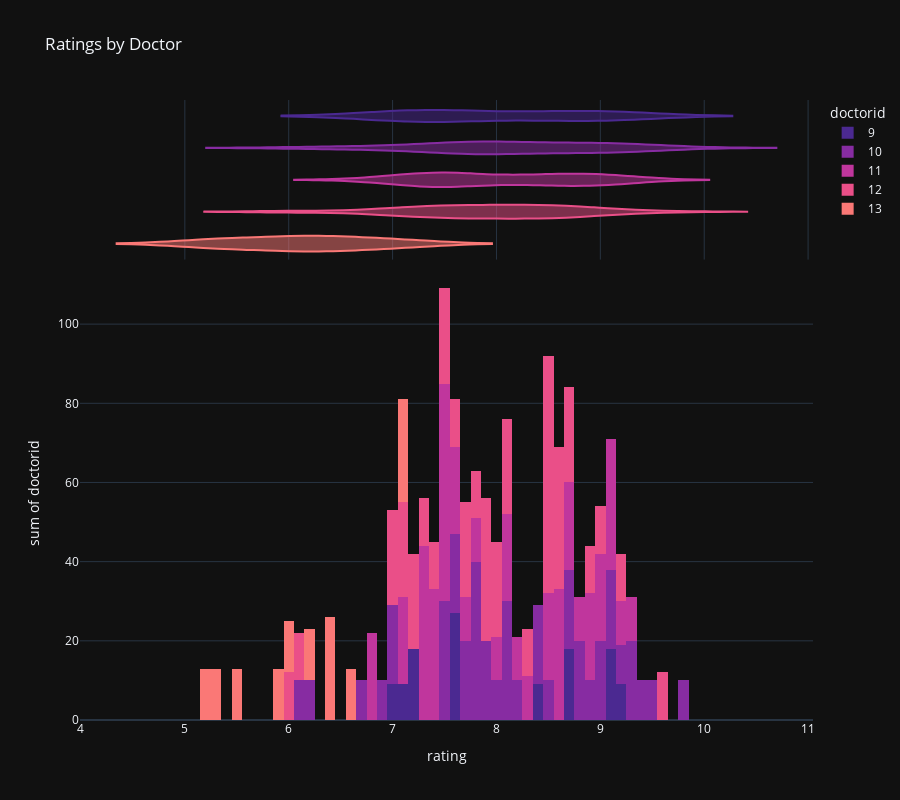

Notebook code for this chart:
### Code cell
fig = px.histogram(df.sort_values(['doctorid']), 
    x='rating', 
    y='doctorid',
    color='doctorid',
    title='Ratings by Doctor',
    marginal='violin',
    nbins=75,
    color_discrete_sequence=theme_sequential)

format_and_show_tall(fig)

### Figure 1 — Plotly figure (JSON) as saved in the notebook; plotly's stock layout.template omitted (floating-point values rounded to 4 significant figures)
{"data": [{"alignmentgroup": "True", "bingroup": "x", "histfunc": "sum", "hovertemplate": "doctorid=9<br>rating=%{x}<br>sum of doctorid=%{y}<extra></extra>", "legendgroup": "9", "marker": {"color": "rgb(75, 41, 145)", "pattern": {"shape": ""}}, "name": "9", "nbinsx": 75, "offsetgroup": "9", "orientation": "v", "showlegend": true, "type": "histogram", "x": [7.6, 9.1, 8.7, 9.1, 9.2, 8.4, 7.2, 8.7, 7.1, 7, 7.6, 7.6, 7.2], "xaxis": "x", "y": [9, 9, 9, 9, 9, 9, 9, 9, 9, 9, 9, 9, 9], "yaxis": "y"}, {"alignmentgroup": "True", "hovertemplate": "doctorid=9<br>rating=%{x}<extra></extra>", "legendgroup": "9", "marker": {"color": "rgb(75, 41, 145)"}, "name": "9", "offsetgroup": "9", "scalegroup": "x", "showlegend": false, "type": "violin", "x": [7.6, 9.1, 8.7, 9.1, 9.2, 8.4, 7.2, 8.7, 7.1, 7, 7.6, 7.6, 7.2], "xaxis": "x2", "yaxis": "y2"}, {"alignmentgroup": "True", "bingroup": "x", "histfunc": "sum", "hovertemplate": "doctorid=10<br>rating=%{x}<br>sum of doctorid=%{y}<extra></extra>", "legendgroup": "10", "marker": {"color": "rgb(135, 44, 162)", "pattern": {"shape": ""}}, "name": "10", "nbinsx": 75, "offsetgroup": "10", "orientation": "v", "showlegend": true, "type": "histogram", "x": [8.1, 9.2, 8.8, 8.7, 8.4, 7.7, 7.8, 8.1, 7.5, 9, 7.7, 7.8, 9.4, 9.5, 9, 8.9, 9.1, 9.1, 7.6, 7.5, 9.8, 7, 6.7, 7.5, 7.9, 8.4, 9.3, 7.8, 7.9, 6.9, 8.7, 8.8, 8.2, 6.1, 6.2, 8.1, 7.8, 7, 7.6, 9.3, 8.5, 8], "xaxis": "x", "y": [10, 10, 10, 10, 10, 10, 10, 10, 10, 10, 10, 10, 10, 10, 10, 10, 10, 10, 10, 10, 10, 10, 10, 10, 10, 10, 10, 10, 10, 10, 10, 10, 10, 10, 10, 10, 10, 10, 10, 10, 10, 10], "yaxis": "y"}, {"alignmentgroup": "True", "hovertemplate": "doctorid=10<br>rating=%{x}<extra></extra>", "legendgroup": "10", "marker": {"color": "rgb(135, 44, 162)"}, "name": "10", "offsetgroup": "10", "scalegroup": "x", "showlegend": false, "type": "violin", "x": [8.1, 9.2, 8.8, 8.7, 8.4, 7.7, 7.8, 8.1, 7.5, 9, 7.7, 7.8, 9.4, 9.5, 9, 8.9, 9.1, 9.1, 7.6, 7.5, 9.8, 7, 6.7, 7.5, 7.9, 8.4, 9.3, 7.8, 7.9, 6.9, 8.7, 8.8, 8.2, 6.1, 6.2, 8.1, 7.8, 7, 7.6, 9.3, 8.5, 8], "xaxis": "x2", "yaxis": "y2"}, {"alignmentgroup": "True", "bingroup": "x", "histfunc": "sum", "hovertemplate": "doctorid=11<br>rating=%{x}<br>sum of doctorid=%{y}<extra></extra>", "legendgroup": "11", "marker": {"color": "rgb(192, 54, 157)", "pattern": {"shape": ""}}, "name": "11", "nbinsx": 75, "offsetgroup": "11", "orientation": "v", "showlegend": true, "type": "histogram", "x": [8.5, 7.5, 8.1, 7.7, 8.6, 7.3, 8.7, 7.5, 7.6, 7.3, 8.5, 8, 7.4, 7.8, 7.5, 7.4, 7.4, 9.1, 7.1, 9, 8.1, 9, 7.5, 9.1, 7.6, 6.8, 8.7, 8.6, 7.1, 8.2, 7.3, 7.5, 8.8, 8.3, 9.1, 9.2, 8.6, 8.9, 8.9, 6.8, 9.3, 7.3], "xaxis": "x", "y": [11, 11, 11, 11, 11, 11, 11, 11, 11, 11, 11, 11, 11, 11, 11, 11, 11, 11, 11, 11, 11, 11, 11, 11, 11, 11, 11, 11, 11, 11, 11, 11, 11, 11, 11, 11, 11, 11, 11, 11, 11, 11], "yaxis": "y"}, {"alignmentgroup": "True", "hovertemplate": "doctorid=11<br>rating=%{x}<extra></extra>", "legendgroup": "11", "marker": {"color": "rgb(192, 54, 157)"}, "name": "11", "offsetgroup": "11", "scalegroup": "x", "showlegend": false, "type": "violin", "x": [8.5, 7.5, 8.1, 7.7, 8.6, 7.3, 8.7, 7.5, 7.6, 7.3, 8.5, 8, 7.4, 7.8, 7.5, 7.4, 7.4, 9.1, 7.1, 9, 8.1, 9, 7.5, 9.1, 7.6, 6.8, 8.7, 8.6, 7.1, 8.2, 7.3, 7.5, 8.8, 8.3, 9.1, 9.2, 8.6, 8.9, 8.9, 6.8, 9.3, 7.3], "xaxis": "x2", "yaxis": "y2"}, {"alignmentgroup": "True", "bingroup": "x", "histfunc": "sum", "hovertemplate": "doctorid=12<br>rating=%{x}<br>sum of doctorid=%{y}<extra></extra>", "legendgroup": "12", "marker": {"color": "rgb(234, 79, 136)", "pattern": {"shape": ""}}, "name": "12", "nbinsx": 75, "offsetgroup": "12", "orientation": "v", "showlegend": true, "type": "histogram", "x": [7.9, 7.5, 9.6, 8.7, 7.2, 8.6, 8.6, 7.3, 7.7, 8.1, 8.5, 7.2, 7.1, 7, 9.2, 6, 9, 7.5, 8.6, 8.3, 7.6, 8, 7.8, 7.9, 8.9, 8, 7.4, 7, 8.5, 7.1, 6.1, 8.7, 7.9, 8.5, 8.5, 8.1, 7.7, 8.5], "xaxis": "x", "y": [12, 12, 12, 12, 12, 12, 12, 12, 12, 12, 12, 12, 12, 12, 12, 12, 12, 12, 12, 12, 12, 12, 12, 12, 12, 12, 12, 12, 12, 12, 12, 12, 12, 12, 12, 12, 12, 12], "yaxis": "y"}, {"alignmentgroup": "True", "hovertemplate": "doctorid=12<br>rating=%{x}<extra></extra>", "legendgroup": "12", "marker": {"color": "rgb(234, 79, 136)"}, "name": "12", "offsetgroup": "12", "scalegroup": "x", "showlegend": false, "type": "violin", "x": [7.9, 7.5, 9.6, 8.7, 7.2, 8.6, 8.6, 7.3, 7.7, 8.1, 8.5, 7.2, 7.1, 7, 9.2, 6, 9, 7.5, 8.6, 8.3, 7.6, 8, 7.8, 7.9, 8.9, 8, 7.4, 7, 8.5, 7.1, 6.1, 8.7, 7.9, 8.5, 8.5, 8.1, 7.7, 8.5], "xaxis": "x2", "yaxis": "y2"}, {"alignmentgroup": "True", "bingroup": "x", "histfunc": "sum", "hovertemplate": "doctorid=13<br>rating=%{x}<br>sum of doctorid=%{y}<extra></extra>", "legendgroup": "13", "marker": {"color": "rgb(250, 120, 118)", "pattern": {"shape": ""}}, "name": "13", "nbinsx": 75, "offsetgroup": "13", "orientation": "v", "showlegend": true, "type": "histogram", "x": [6.4, 5.9, 6.4, 6.6, 6.2, 5.3, 7.1, 7.1, 5.5, 5.2, 6], "xaxis": "x", "y": [13, 13, 13, 13, 13, 13, 13, 13, 13, 13, 13], "yaxis": "y"}, {"alignmentgroup": "True", "hovertemplate": "doctorid=13<br>rating=%{x}<extra></extra>", "legendgroup": "13", "marker": {"color": "rgb(250, 120, 118)"}, "name": "13", "offsetgroup": "13", "scalegroup": "x", "showlegend": false, "type": "violin", "x": [6.4, 5.9, 6.4, 6.6, 6.2, 5.3, 7.1, 7.1, 5.5, 5.2, 6], "xaxis": "x2", "yaxis": "y2"}], "layout": {"barmode": "relative", "height": 800, "legend": {"title": {"text": "doctorid"}, "tracegroupgap": 0}, "title": {"text": "Ratings by Doctor"}, "xaxis": {"anchor": "y", "domain": [0, 1], "title": {"text": "rating"}}, "xaxis2": {"anchor": "y2", "domain": [0, 1], "matches": "x", "showgrid": true, "showticklabels": false}, "yaxis": {"anchor": "x", "categoryarray": [13, 12, 11, 10, 9], "categoryorder": "array", "domain": [0, 0.7326], "title": {"text": "sum of doctorid"}}, "yaxis2": {"anchor": "x2", "categoryarray": [13, 12, 11, 10, 9], "categoryorder": "array", "domain": [0.7426, 1], "matches": "y2", "showgrid": false, "showline": false, "showticklabels": false, "ticks": ""}}}
